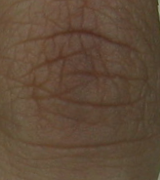
#> input picture dataset/10_1.bmp, 160 x 180 px; its folder holds 4 pictures in this run
$ python negative.py --dataset dataset
#> lines starting #> are read from the running program, lines starting #| are printed output that depends on the picture
from skimage.io import imread
import cv2
import numpy as np
import png
import argparse
import os
from imutils import paths

ap = argparse.ArgumentParser()
ap.add_argument("-d", "--dataset", required=True,help="path to input dataset")

args = vars(ap.parse_args())
imagePaths = list(paths.list_images(args["dataset"]))


for (i, imagePath) in enumerate(imagePaths):
	img = cv2.imread(imagePath)
#> img is the input picture: shape (180, 160, 3); mean B, G, R 56.3, 75, 96.7
	label = imagePath.split(os.path.sep)[-1].split(".")[0]
	negative = 255 - img
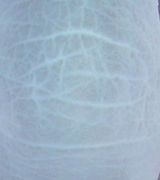
#> negative: shape (180, 160, 3); mean B, G, R 198.7, 180, 158.3
	#str=label+'_pca'
	#png.from_array(negative,'L').save('C:/Users/guest123/Desktop/Software-Security-Using-Knucle-Print-master/Negative_converted/'+str(label)+'_Negative.png')
	str1='C:/Users/guest123/Desktop/Software-Security-Using-Knucle-Print-master/Negative_converted/'+str(label)+'.jpg'
	cv2.imwrite(str1, negative)
#> pass 2 of the loop `for (i, imagePath) in enumerate(imagePaths):`:
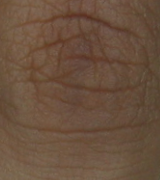
#> input picture dataset/10_2.bmp, 160 x 180 px
#> img is the input picture: shape (180, 160, 3); mean B, G, R 61.8, 81.1, 107.4
#> `negative = 255 - img`:
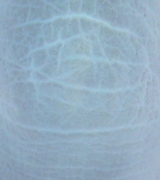
#> negative: shape (180, 160, 3); mean B, G, R 193.2, 173.9, 147.6
#> pass 3 of the loop `for (i, imagePath) in enumerate(imagePaths):`:
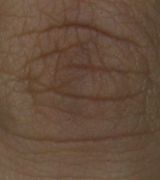
#> input picture dataset/10_3.bmp, 160 x 180 px
#> img is the input picture: shape (180, 160, 3); mean B, G, R 60.3, 78.6, 104.1
#> `negative = 255 - img`:
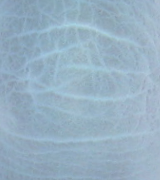
#> negative: shape (180, 160, 3); mean B, G, R 194.7, 176.4, 150.9
#> the loop made 4 passes; the first 3 are shown
    #cv2.imwrite('C:/Users/guest123/Desktop/Software-Security-Using-Knucle-Print-master/Negative_converted/'+str, negative)


cv2.imshow('as',negative)
cv2.waitKey(0)
